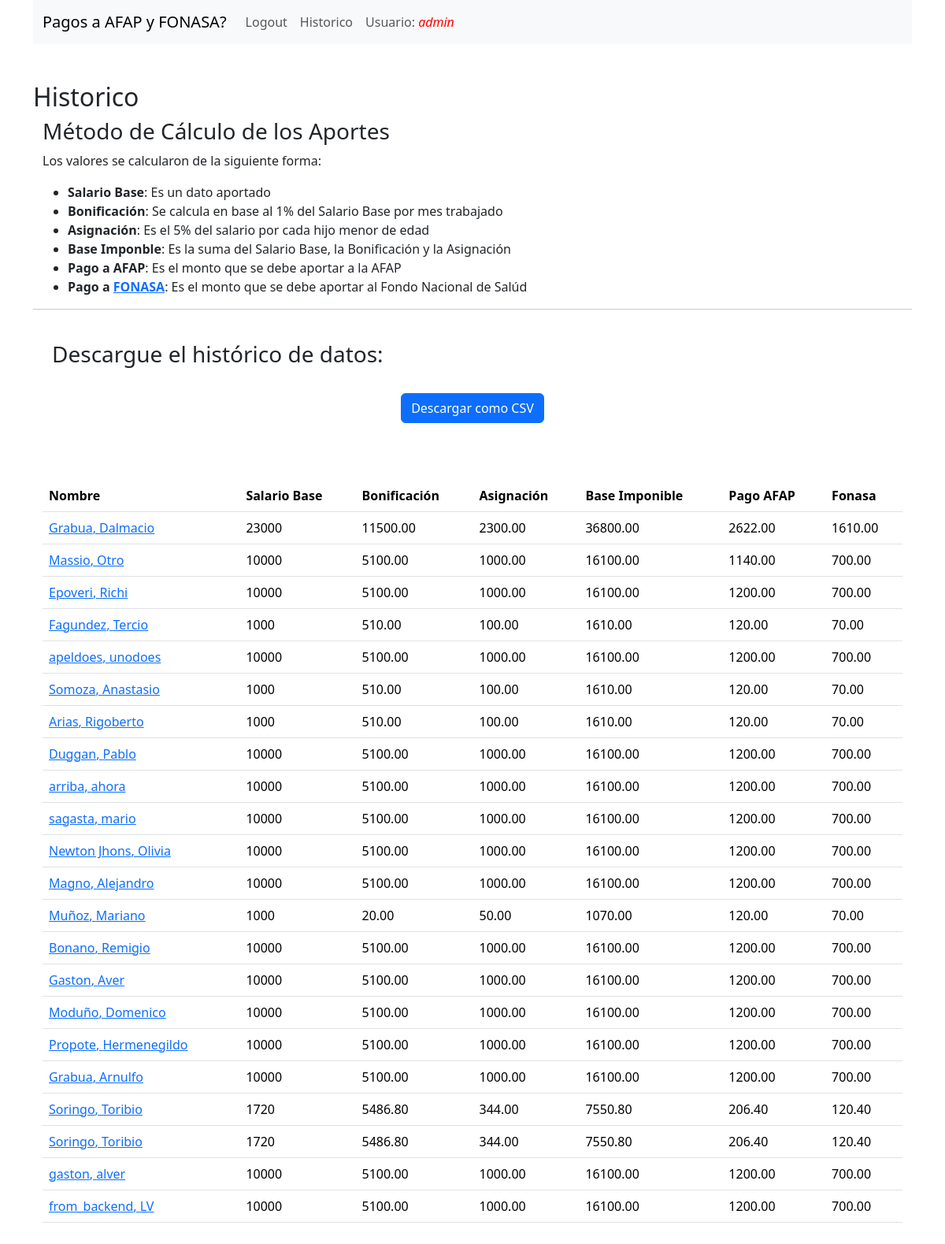
Screenshot of /historico/ (signed in) with the database file from the repository.
### calcaportes/models.py (models this page shows, shortened)
class CalculoAportes(models.Model):
    AFAPUY_CHOICES = [
        ('INTEGRA', 'Integración AFAP'),
        ('SURACAP', 'Sura Capitales'),
        ('UNIONCP', 'Unión Capital'),
        ('REPUBLI', 'República AFAP'),
    ]
    created_at = models.DateTimeField(auto_now_add=True)
    nombre_empleado = models.CharField(max_length=50)
    apellido_empleado = models.CharField(max_length=50)
    salario_base = models.IntegerField()
    afap = models.CharField(max_length=7, choices=AFAPUY_CHOICES)
    fecha_ingreso = models.DateTimeField()
    cantidad_de_hijos = models.IntegerField()
    class Meta:
        app_label = 'calcaportes'
    def calcular_antiguedad_en_meses(self, fecha_ingreso):
        fecha_actual = datetime.now()
        fecha_actual_aware = timezone.make_aware(fecha_actual, timezone.get_current_timezone())
        diferencia_en_dias = (fecha_actual_aware - self.fecha_ingreso).days
        antiguedad_en_meses = diferencia_en_dias // 30
        return antiguedad_en_meses
    def bonifica(self):
        cantidad_meses_trabajados = self.calcular_antiguedad_en_meses(self.fecha_ingreso)
        uno_porciento_del_salario_base = self.salario_base / 100
        calculo_bonificacion = cantidad_meses_trabajados * uno_porciento_del_salario_base
        return calculo_bonificacion
    def asigna(self):
        factor_asignacion = 0.05
        total_asignacion = (self.salario_base * factor_asignacion) * self.cantidad_de_hijos
        return total_asignacion
    def pago_fonasa(self):
        pago_fonasa = self.salario_base * 0.07
        return pago_fonasa
    def pago_afap(self):
        comision_afap = COMISIONES_AFAP[self.afap]
        return self.salario_base * comision_afap
    def base_imponible(self):
        a = self.bonifica()
        b = self.asigna()
        base_impo = self.salario_base + a + b
        return base_impo

### calcaportes/views.py (the view)
# urls.py: path('historico/', views.historico, name='historico'),
def historico(request):
    context = {}
    empleados = CalculoAportes.objects.all().order_by('-created_at')
    context['empleados'] = empleados
    return render(request, 'historico.html', context)

### calcaportes/templates/historico.html
{% extends 'base.html' %}
    {% block content %}
    <h2>Historico</h2>
    <div class="container">
        <h3>Método de Cálculo de los Aportes</h3>
        <p>Los valores se calcularon de la siguiente forma:</p>
        <ul>
          <li><strong>Salario Base</strong>: Es un dato aportado</li>
          <li><strong>Bonificación</strong>: Se calcula en base al 1% del Salario Base por mes trabajado</li>
          <li><strong>Asignación</strong>: Es el 5% del salario por cada hijo menor de edad</li>
          <li><strong>Base Imponble</strong>: Es la suma del Salario Base, la Bonificación y la Asignación</li>
          <li><strong>Pago a AFAP</strong>: Es el monto que se debe aportar a la AFAP</li>
          <li><strong>Pago a <a href="https://www.bps.gub.uy/10310/fondo-nacional-de-salud-fonasa.html">FONASA</a></strong>: Es el monto que se debe aportar al Fondo Nacional de Salúd</li>
        </ul>
    </div><hr><br>
    <div class="container">
        <div class="container">
          <h3>Descargue el histórico de datos:</h3><br>
          <center>
            <a href="{% url 'exportar' %}" class="btn btn-primary">Descargar como CSV</a>
          </center>
          <br><br><br>
        </div>
        <table class="table">
            <thead>
              <tr>
                <th>Nombre</th>
                <th>Salario Base</th>
                <th>Bonificación</th>
                <th>Asignación</th>
                <th>Base Imponible</th>
                <th>Pago AFAP</th>
                <th>Fonasa</th>
              </tr>
            </thead>
            <tbody>
              {% for empleado_for in empleados %}
                <tr>
                  <td><a href="/empleado/{{ empleado_for.creador }}/">{{ empleado_for.apellido_empleado }}, {{ empleado_for.nombre_empleado }}</a></td>
                  <td>{{ empleado_for.salario_base }}</td>
                  <td>{{ empleado_for.bonifica|floatformat:2 }}</td>
                  <td>{{ empleado_for.asigna|floatformat:2 }}</td>
                  <td>{{ empleado_for.base_imponible|floatformat:2 }}</td>
                  <td>{{ empleado_for.pago_afap|floatformat:2 }}</td>
                  <td>{{ empleado_for.pago_fonasa|floatformat:2 }}</td>
                </tr>
              {% endfor %}
            </tbody>
          </table>
        </div><br>
    {% endblock %}

### calcaportes/templates/navbar.html (shortened to what this page needs)
<nav class="navbar navbar-expand-lg navbar-light bg-light">
    <div class="container-fluid">
      <a class="navbar-brand" href="{% url 'empleado' %}">Pagos a AFAP y FONASA?</a>
      <div class="collapse navbar-collapse" id="navbarSupportedContent">
        <ul class="navbar-nav me-auto mb-2 mb-lg-0">
            {% if user.is_authenticated %}
                <li class="nav-item">
                    <a class="nav-link" href="{% url 'logout' %}">Logout</a>
                </li>
                <li class="nav-item">
                  <a class="nav-link" href="{% url 'historico' %}">Historico</a>
                </li>
                <li class="nav-item">
                    <a class="nav-link">Usuario: <i style="color: red;">{{ user.username }}</i></style></a>
                </li>
            {% else %}
                <li class="nav-item">
                    <a class="nav-link" href="{% url 'register' %}">Registro/Ingreso</a>
                </li>
            {% endif %}
        </ul>
      </div>
    </div>
  </nav>

### rows the page displays
CalculoAportes: apellido_empleado "Grabua", nombre_empleado "Dalmacio", salario_base "23000", bonifica "11500.00", asigna "2300.00", base_imponible "36800.00", pago_afap "2622.00", pago_fonasa "1610.00"
CalculoAportes: apellido_empleado "Massio", nombre_empleado "Otro", salario_base "10000", bonifica "5100.00", asigna "1000.00", base_imponible "16100.00", pago_afap "1140.00", pago_fonasa "700.00"
CalculoAportes: apellido_empleado "Epoveri", nombre_empleado "Richi", salario_base "10000", bonifica "5100.00", asigna "1000.00", base_imponible "16100.00", pago_afap "1200.00", pago_fonasa "700.00"
CalculoAportes: apellido_empleado "Fagundez", nombre_empleado "Tercio", salario_base "1000", bonifica "510.00", asigna "100.00", base_imponible "1610.00", pago_afap "120.00", pago_fonasa "70.00"
CalculoAportes: apellido_empleado "apeldoes", nombre_empleado "unodoes", salario_base "10000", bonifica "5100.00", asigna "1000.00", base_imponible "16100.00", pago_afap "1200.00", pago_fonasa "700.00"
CalculoAportes: apellido_empleado "Somoza", nombre_empleado "Anastasio", salario_base "1000", bonifica "510.00", asigna "100.00", base_imponible "1610.00", pago_afap "120.00", pago_fonasa "70.00"
CalculoAportes: apellido_empleado "Arias", nombre_empleado "Rigoberto", salario_base "1000", bonifica "510.00", asigna "100.00", base_imponible "1610.00", pago_afap "120.00", pago_fonasa "70.00"
CalculoAportes: apellido_empleado "Duggan", nombre_empleado "Pablo", salario_base "10000", bonifica "5100.00", asigna "1000.00", base_imponible "16100.00", pago_afap "1200.00", pago_fonasa "700.00"
CalculoAportes: apellido_empleado "arriba", nombre_empleado "ahora", salario_base "10000", bonifica "5100.00", asigna "1000.00", base_imponible "16100.00", pago_afap "1200.00", pago_fonasa "700.00"
CalculoAportes: apellido_empleado "sagasta", nombre_empleado "mario", salario_base "10000", bonifica "5100.00", asigna "1000.00", base_imponible "16100.00", pago_afap "1200.00", pago_fonasa "700.00"
CalculoAportes: apellido_empleado "Newton Jhons", nombre_empleado "Olivia", salario_base "10000", bonifica "5100.00", asigna "1000.00", base_imponible "16100.00", pago_afap "1200.00", pago_fonasa "700.00"
CalculoAportes: apellido_empleado "Magno", nombre_empleado "Alejandro", salario_base "10000", bonifica "5100.00", asigna "1000.00", base_imponible "16100.00", pago_afap "1200.00", pago_fonasa "700.00"
CalculoAportes: apellido_empleado "Muñoz", nombre_empleado "Mariano", salario_base "1000", bonifica "20.00", asigna "50.00", base_imponible "1070.00", pago_afap "120.00", pago_fonasa "70.00"
CalculoAportes: apellido_empleado "Bonano", nombre_empleado "Remigio", salario_base "10000", bonifica "5100.00", asigna "1000.00", base_imponible "16100.00", pago_afap "1200.00", pago_fonasa "700.00"
CalculoAportes: apellido_empleado "Gaston", nombre_empleado "Aver", salario_base "10000", bonifica "5100.00", asigna "1000.00", base_imponible "16100.00", pago_afap "1200.00", pago_fonasa "700.00"
CalculoAportes: apellido_empleado "Moduño", nombre_empleado "Domenico", salario_base "10000", bonifica "5100.00", asigna "1000.00", base_imponible "16100.00", pago_afap "1200.00", pago_fonasa "700.00"
CalculoAportes: apellido_empleado "Propote", nombre_empleado "Hermenegildo", salario_base "10000", bonifica "5100.00", asigna "1000.00", base_imponible "16100.00", pago_afap "1200.00", pago_fonasa "700.00"
CalculoAportes: apellido_empleado "Grabua", nombre_empleado "Arnulfo", salario_base "10000", bonifica "5100.00", asigna "1000.00", base_imponible "16100.00", pago_afap "1200.00", pago_fonasa "700.00"
CalculoAportes: apellido_empleado "Soringo", nombre_empleado "Toribio", salario_base "1720", bonifica "5486.80", asigna "344.00", base_imponible "7550.80", pago_afap "206.40", pago_fonasa "120.40"
CalculoAportes: apellido_empleado "Soringo", nombre_empleado "Toribio", salario_base "1720", bonifica "5486.80", asigna "344.00", base_imponible "7550.80", pago_afap "206.40", pago_fonasa "120.40"
CalculoAportes: apellido_empleado "gaston", nombre_empleado "alver", salario_base "10000", bonifica "5100.00", asigna "1000.00", base_imponible "16100.00", pago_afap "1200.00", pago_fonasa "700.00"
CalculoAportes: apellido_empleado "from_backend", nombre_empleado "LV", salario_base "10000", bonifica "5100.00", asigna "1000.00", base_imponible "16100.00", pago_afap "1200.00", pago_fonasa "700.00"

### other values shown
{{ user.username }} "admin"
